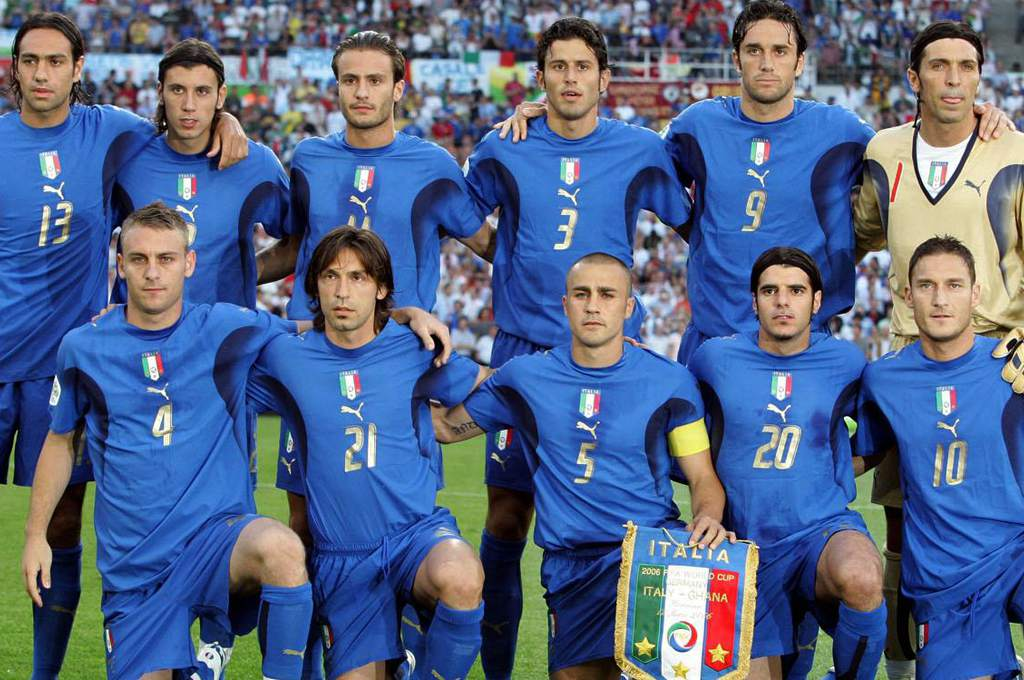
#> input picture faces2.jpeg, 1024 x 680 px
$ python training_03.py
#> lines starting #> are read from the running program, lines starting #| are printed output that depends on the picture; after the words box and inside, x2 and y2 are one past the last pixel; in counts of white or black regions, pixels touching at a corner belong together
import cv2

face_cascade = cv2.CascadeClassifier("haarcascade_frontalface_default.xml")

img = cv2.imread('faces2.jpeg',1)
#> img is the input picture: shape (680, 1024, 3); mean B, G, R 135.6, 101.5, 83.7

gray_img = cv2.cvtColor(img, cv2.COLOR_BGR2GRAY)
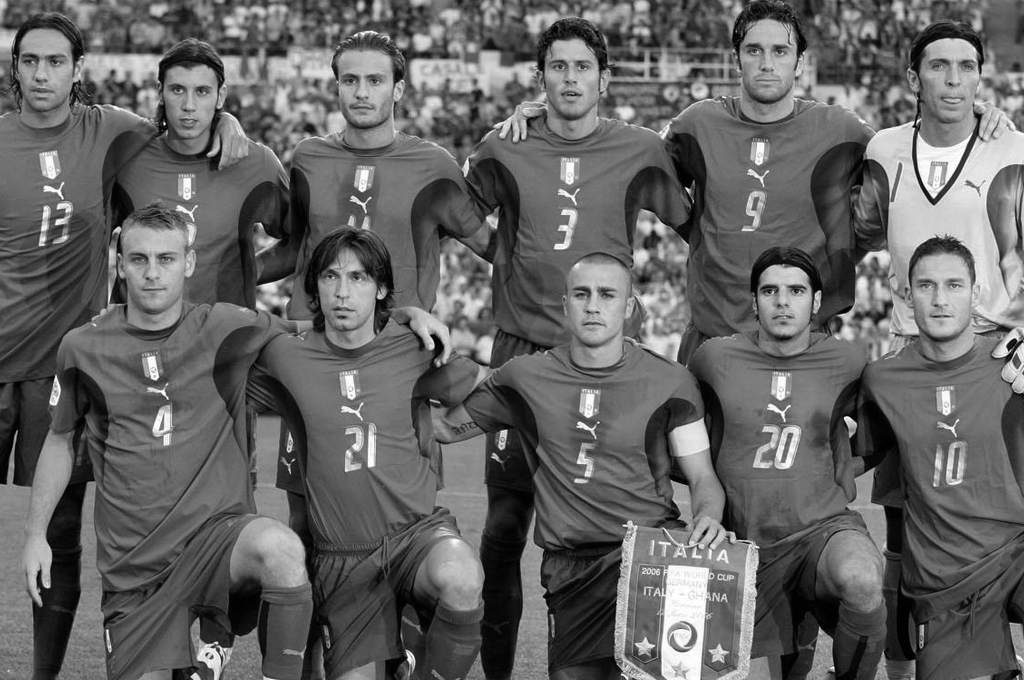
#> gray_img: shape (680, 1024); min 0, max 255, mean 100.1

faces = face_cascade.detectMultiScale(gray_img, scaleFactor = 1.05, minNeighbors=10)
#> faces = [[731, 22, 73, 73], [156, 65, 69, 69], [903, 257, 73, 73], [310, 252, 68, 68], [537, 40, 68, 68], [916, 37, 75, 75], [747, 263, 72, 72], [8, 35, 69, 69], [112, 228, 80, 80], [553, 262, 81, 81], [327, 52, 74, 74]]

for x,y,w,h in faces:
    img = cv2.rectangle(img, (x,y), (x+w,y+h), (0,255,0),2)
#> this loop made 11 passes
#> pass 1, `img = cv2.rectangle(img, (x,y), (x+w,y+h), (0,255,0),2)`:
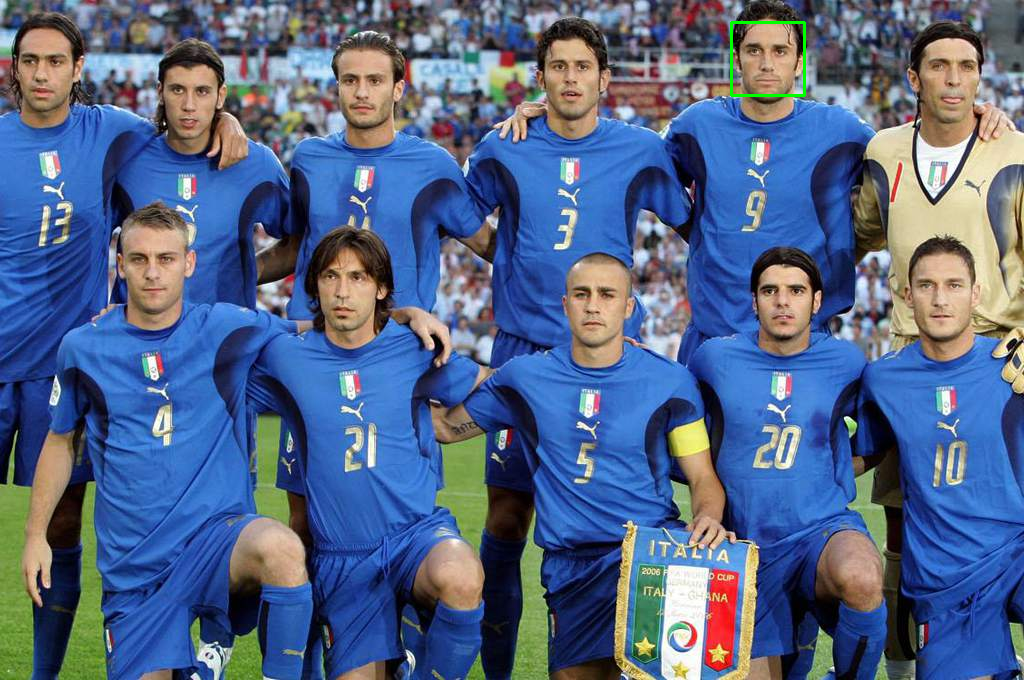
#> img: shape (680, 1024, 3); 0.13% of pixels changed, all inside (x1, y1, x2, y2) = (730, 21, 806, 97)
#> pass 2, `img = cv2.rectangle(img, (x,y), (x+w,y+h), (0,255,0),2)`:
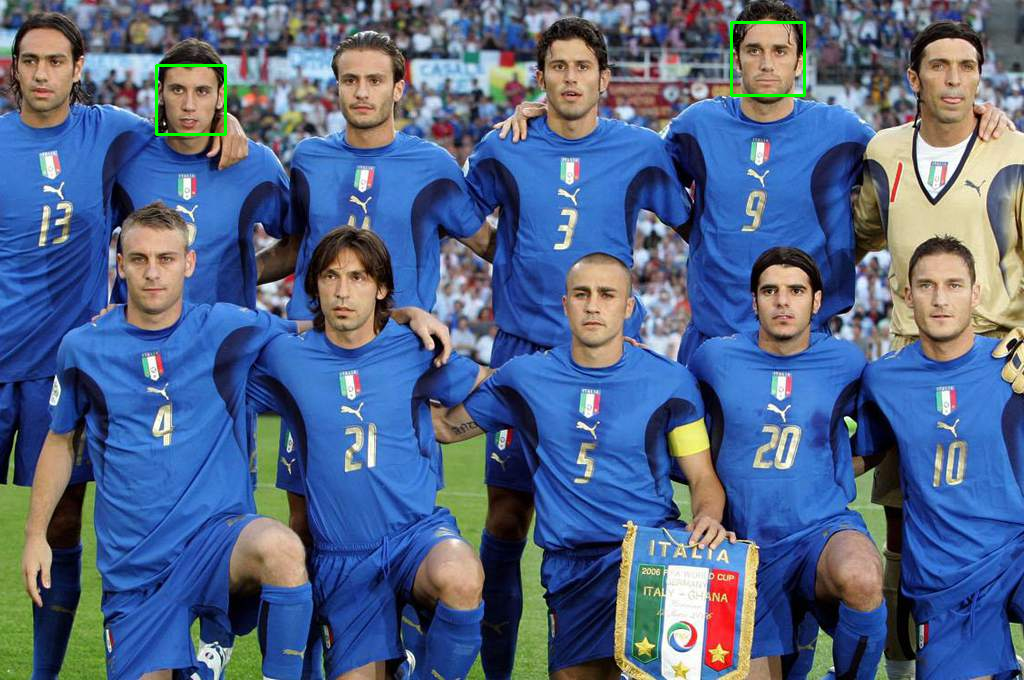
#> img: shape (680, 1024, 3); 0.12% of pixels changed, all inside (x1, y1, x2, y2) = (155, 64, 227, 136)
#> pass 3, `img = cv2.rectangle(img, (x,y), (x+w,y+h), (0,255,0),2)`:
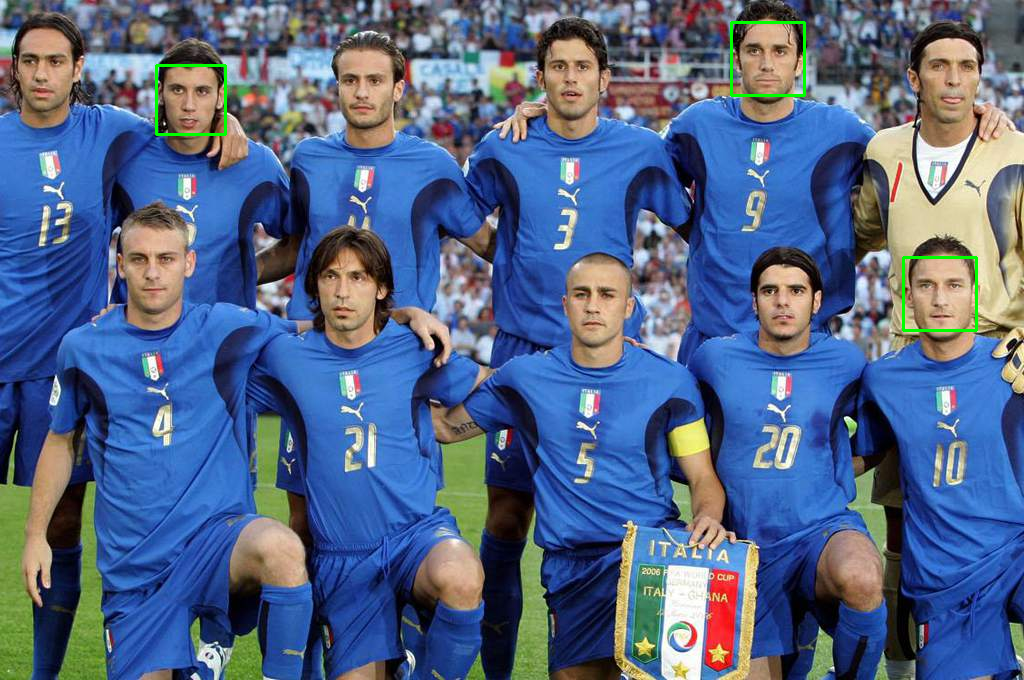
#> img: shape (680, 1024, 3); 0.13% of pixels changed, all inside (x1, y1, x2, y2) = (902, 256, 978, 332)
#> after the loop:
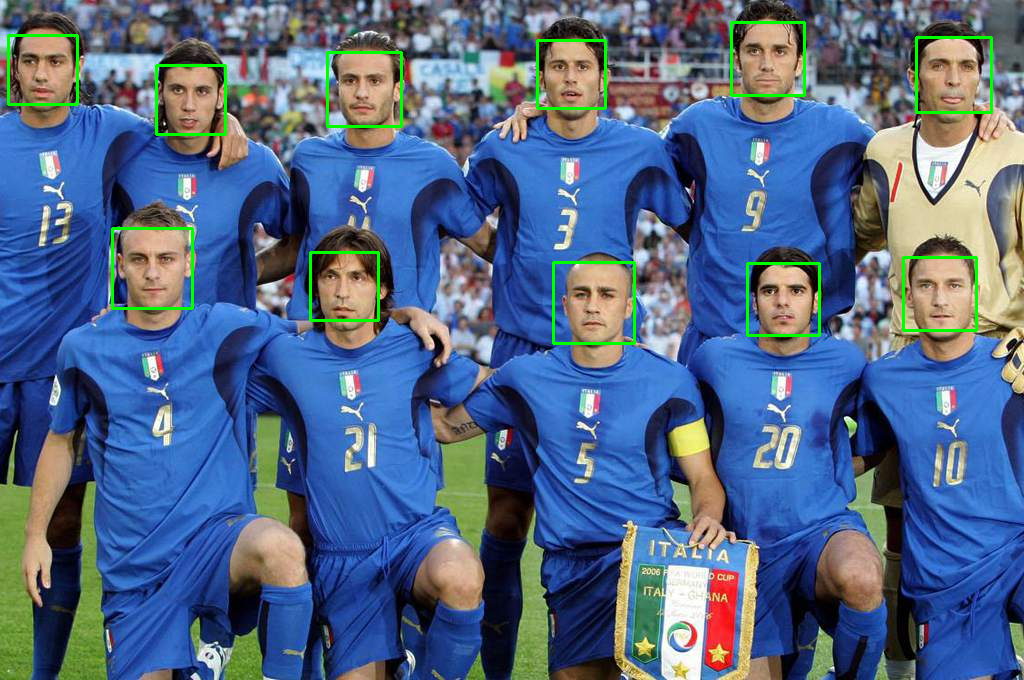
#> img: shape (680, 1024, 3); 1.01% of pixels changed, all inside (x1, y1, x2, y2) = (7, 34, 993, 345)

print(faces)
#| [[731  22  73  73]
#|  [156  65  69  69]
#|  [903 257  73  73]
#|  [310 252  68  68]
#|  [537  40  68  68]
#|  [916  37  75  75]
#|  [747 263  72  72]
#|  [  8  35  69  69]
#|  [112 228  80  80]
#|  [553 262  81  81]
#|  [327  52  74  74]]

cv2.imshow('Faces',img)

cv2.waitKey(0)

cv2.destroyAllWindows()

$ run again, with faces1.jpg copied over faces2.jpeg
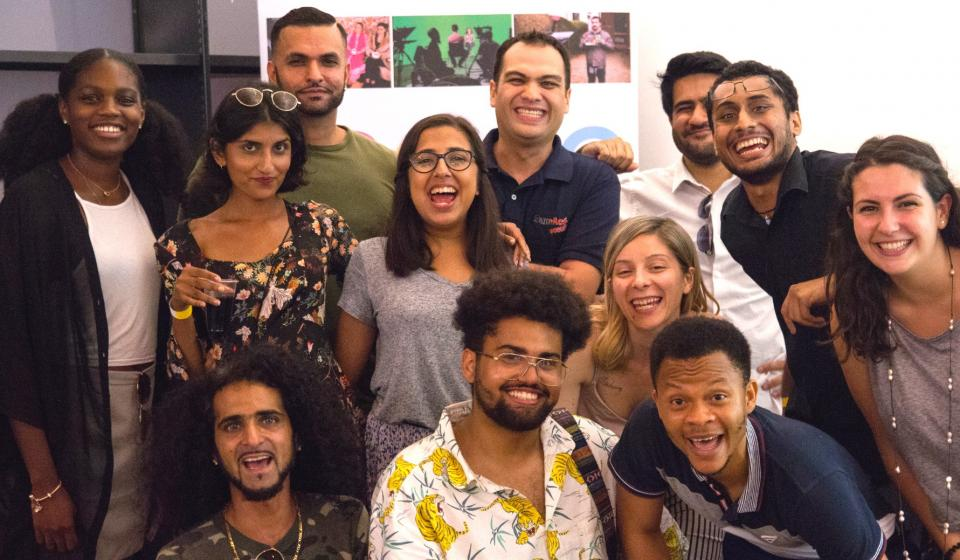
#> input picture faces1.jpg, 960 x 560 px
#> img is the input picture: shape (560, 960, 3); mean B, G, R 89.4, 97.5, 122.1
#> `gray_img = cv2.cvtColor(img, cv2.COLOR_BGR2GRAY)`:
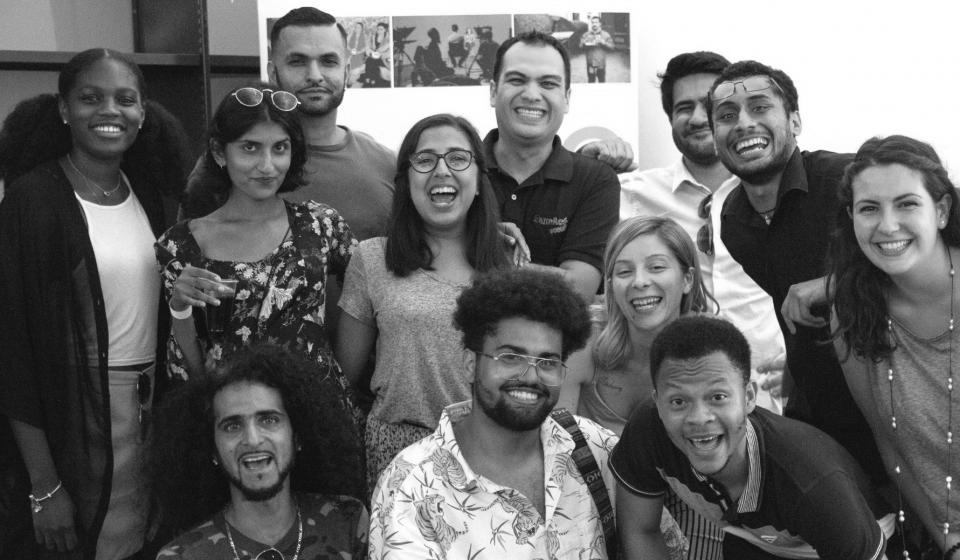
#> gray_img: shape (560, 960); min 2, max 255, mean 103.9
#> faces = [[402, 127, 83, 83], [658, 76, 79, 79], [490, 50, 82, 82], [227, 121, 75, 75], [271, 29, 86, 86], [67, 64, 86, 86], [601, 234, 87, 87], [836, 167, 101, 101], [201, 383, 102, 102], [478, 320, 100, 100], [698, 74, 92, 92], [648, 362, 100, 100]]
#> the loop `for x,y,w,h in faces:` made 12 passes
#> after the loop `for x,y,w,h in faces:`:
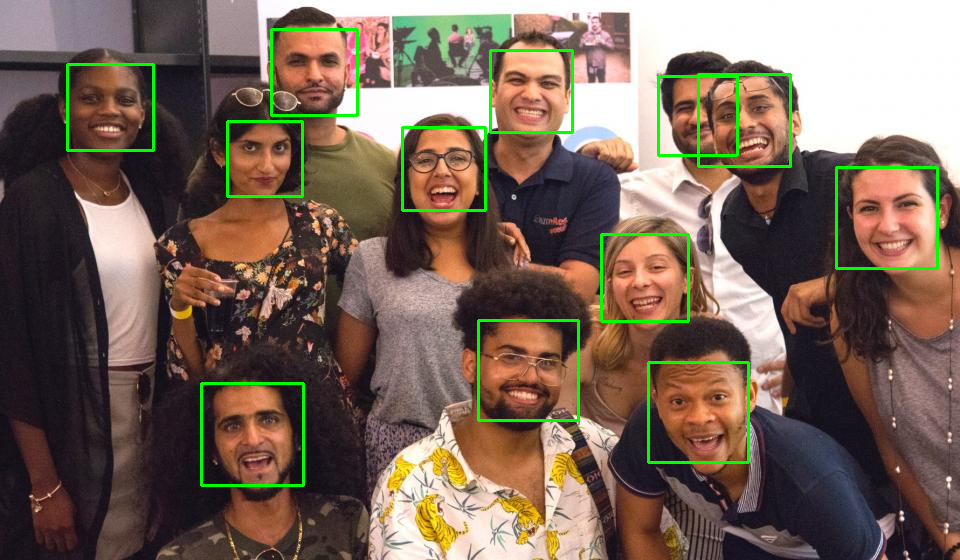
#> img: shape (560, 960, 3); mean B, G, R 87.7, 101.6, 119.4
#| [[402 127  83  83]
#|  [658  76  79  79]
#|  [490  50  82  82]
#|  [227 121  75  75]
#|  [271  29  86  86]
#|  [ 67  64  86  86]
#> (further printed lines are left out)
